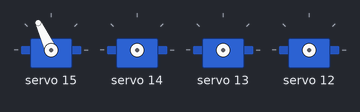
A sketch run on a simulated Arduino Uno, built with avr-gcc and run on an emulated ATmega328P. Shown: 4 × servo. What the sketch prints to the serial monitor is not drawn.

Above: at 0.1 s.
At 2.1 s:
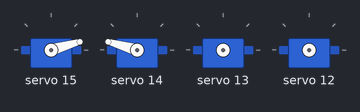
At 10.1 s:
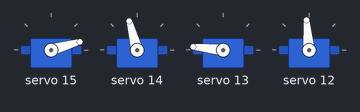
At 18.1 s:
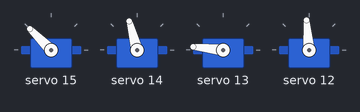
At 27.1 s:
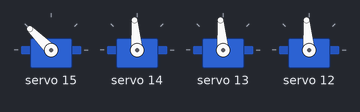
At 35.6 s:
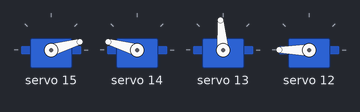
Timing chart, 0 to 40.0 s (numbered marks = the images above):
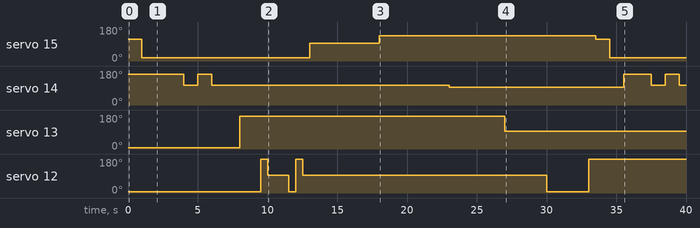

Measured:
- by itself, servo 15: 115° → 16° at 1.0 s, → 95° 12.0 s later, → 135° 5.0 s later, → 115° 15.5 s later, … (5 changes in this stretch)
- by itself, servo 14: 164° → 105° at 4.0 s, → 164° 1.0 s later, → 105° 1.0 s later, → 95° 17.0 s later, … (8 changes in this stretch)
- by itself, servo 13: 6° → 174° at 8.0 s, → 95° 19.0 s later
- by itself, servo 12: 6° → 180° at 9.5 s, → 95° 0.50 s later, → 6° 1.5 s later, → 180° 0.50 s later, … (7 changes in this stretch)

The sketch:

arms.ino
```cpp
#include <Wire.h>
#include <Adafruit_PWMServoDriver.h>

// Initialize the PCA9685
Adafruit_PWMServoDriver pca = Adafruit_PWMServoDriver(0x40);

#define SERVOMIN  150 // Minimum pulse length out of 4096
#define SERVOMAX  600 // Maximum pulse length out of 4096

void setup() {
  Serial.begin(9600);
  Serial.println("Starting...");

  // Initialize PCA9685
  pca.begin();
  pca.setPWMFreq(60);  // Analog servos run at ~60 Hz updates
}

// Function to set servo angle
void setServoAngle(uint8_t channel, uint16_t angle) {
  uint16_t pulse = map(angle, 0, 180, SERVOMIN, SERVOMAX);
  pca.setPWM(channel, 0, pulse);
}

void loop() {
  // Shoulder Servo 1 (Forward and Backward)
  setServoAngle(15, 110);  // Forward
  delay(1000);
  setServoAngle(15, 10);   // Backward
  delay(1000);

  // Shoulder Servo 2 (Left and Right)
  setServoAngle(14, 160);   // Move Away from Body  bigger number away from body
  delay(2000);
  setServoAngle(14, 100);  // Move Towards Body (Adjusted outward to 90 degrees)
  delay(1000);
  setServoAngle(14, 160);   // Move Away from Body  bigger number away from body
  delay(1000);
  setServoAngle(14, 100);  // Move Towards Body (Adjusted outward to 90 degrees)
  delay(1000);
  // Wrist Servo 1 (Left and Right)
  setServoAngle(13, 0);   // Left
  delay(1000);
  setServoAngle(13, 170); // Right
  delay(1000);

  // Wrist Servo 2 (Jiggle) fingers
  setServoAngle(12, 0);
  delay(500);
  setServoAngle(12, 180);
  delay(500);
  setServoAngle(12, 90);
  delay(500);
    setServoAngle(15, 10);   // Backward
  delay(1000);
  setServoAngle(12, 0);
  delay(500);
  setServoAngle(12, 180);
  delay(500);
  setServoAngle(12, 90);
  delay(500);

//dont break it
  setServoAngle(15, 90);  // Forward
  delay(5000);
  setServoAngle(15, 130);  // Forward
  delay(5000);
  setServoAngle(14, 90);   // Move Away from Body (Adjusted outward to 20 degrees) bigger number away from body
  delay(4000);
    setServoAngle(13, 90); // Right
  delay(3000);
    setServoAngle(12, 0);
  delay(3000);
    setServoAngle(12, 180);
  delay(500);
}
```
